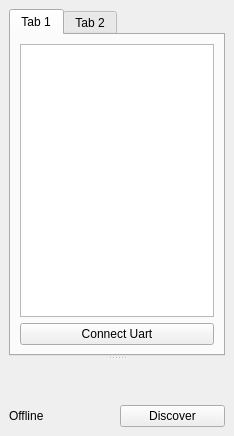
<?xml version="1.0" encoding="UTF-8"?>
<ui version="4.0">
 <class>MainWindow</class>
 <widget class="QMainWindow" name="MainWindow">
  <property name="geometry">
   <rect>
    <x>0</x>
    <y>0</y>
    <width>234</width>
    <height>436</height>
   </rect>
  </property>
  <property name="sizePolicy">
   <sizepolicy hsizetype="Expanding" vsizetype="Expanding">
    <horstretch>0</horstretch>
    <verstretch>0</verstretch>
   </sizepolicy>
  </property>
  <property name="minimumSize">
   <size>
    <width>234</width>
    <height>0</height>
   </size>
  </property>
  <property name="maximumSize">
   <size>
    <width>16777215</width>
    <height>16777215</height>
   </size>
  </property>
  <property name="windowTitle">
   <string>MainWindow</string>
  </property>
  <widget class="QWidget" name="centralwidget">
   <property name="sizePolicy">
    <sizepolicy hsizetype="Expanding" vsizetype="Expanding">
     <horstretch>0</horstretch>
     <verstretch>0</verstretch>
    </sizepolicy>
   </property>
   <layout class="QGridLayout" name="gridLayout_2">
    <item row="0" column="0">
     <widget class="QSplitter" name="splitter">
      <property name="orientation">
       <enum>Qt::Vertical</enum>
      </property>
      <widget class="QTabWidget" name="tabWidget">
       <property name="currentIndex">
        <number>0</number>
       </property>
       <widget class="QWidget" name="tab">
        <attribute name="title">
         <string>Tab 1</string>
        </attribute>
        <layout class="QGridLayout" name="gridLayout_3">
         <item row="1" column="0">
          <widget class="QPushButton" name="connectUartPushButton">
           <property name="text">
            <string>Connect Uart</string>
           </property>
          </widget>
         </item>
         <item row="0" column="0">
          <widget class="QListWidget" name="devicesListWidget"/>
         </item>
        </layout>
       </widget>
       <widget class="QWidget" name="tab_2">
        <attribute name="title">
         <string>Tab 2</string>
        </attribute>
        <widget class="QGraphicsView" name="graphicsView">
         <property name="geometry">
          <rect>
           <x>9</x>
           <y>9</y>
           <width>194</width>
           <height>320</height>
          </rect>
         </property>
         <property name="sizePolicy">
          <sizepolicy hsizetype="Minimum" vsizetype="Minimum">
           <horstretch>0</horstretch>
           <verstretch>0</verstretch>
          </sizepolicy>
         </property>
         <property name="minimumSize">
          <size>
           <width>0</width>
           <height>0</height>
          </size>
         </property>
         <property name="maximumSize">
          <size>
           <width>16777215</width>
           <height>16777215</height>
          </size>
         </property>
        </widget>
       </widget>
      </widget>
      <widget class="Controller" name="widget" native="true">
       <property name="sizePolicy">
        <sizepolicy hsizetype="Maximum" vsizetype="Maximum">
         <horstretch>0</horstretch>
         <verstretch>0</verstretch>
        </sizepolicy>
       </property>
       <property name="minimumSize">
        <size>
         <width>0</width>
         <height>0</height>
        </size>
       </property>
       <property name="mouseTracking">
        <bool>true</bool>
       </property>
       <property name="tabletTracking">
        <bool>true</bool>
       </property>
      </widget>
     </widget>
    </item>
    <item row="1" column="0">
     <layout class="QGridLayout" name="gridLayout">
      <item row="0" column="0">
       <widget class="QLabel" name="statusLabel">
        <property name="text">
         <string>Offline</string>
        </property>
       </widget>
      </item>
      <item row="0" column="1">
       <widget class="QPushButton" name="discoverPushButton">
        <property name="text">
         <string>Discover</string>
        </property>
       </widget>
      </item>
     </layout>
    </item>
   </layout>
  </widget>
 </widget>
 <customwidgets>
  <customwidget>
   <class>Controller</class>
   <extends>QWidget</extends>
   <header>controller.h</header>
   <container>1</container>
  </customwidget>
 </customwidgets>
 <resources/>
 <connections/>
</ui>
